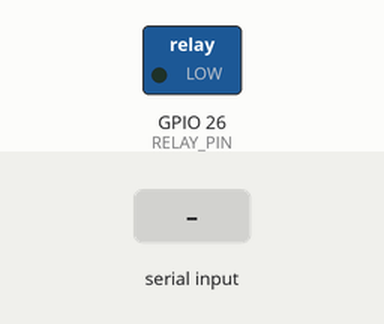
Recording of a sketch running on a simulated ESP32. Parts: switched loads named in the sketch (green lamp = pin HIGH). Dashed ring = blinking. The test bench sets the inputs (shaded band). What the sketch prints to the serial monitor is not drawn.

Above: at 2.2 s.
2.3 s: "b\n" received over Serial
At 2.7 s:
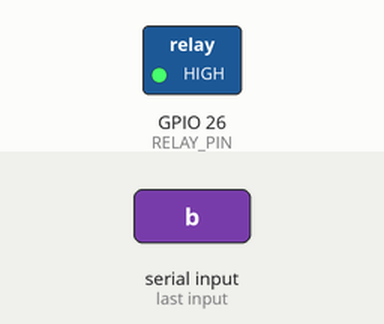
5.3 s: "1\n" received over Serial
8.3 s: "0\n" received over Serial
At 8.8 s:
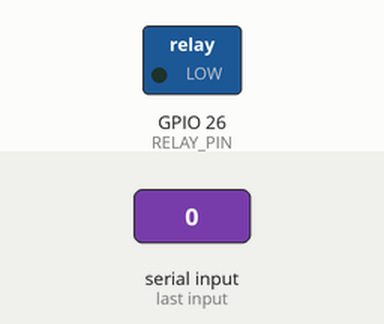
Timing chart, 0 to 11.3 s (numbered marks = the images above; inputs shaded):
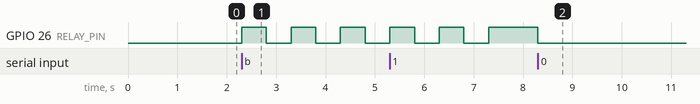

The sketch:

test_relay.ino
```cpp
/**
 * ============================================================
 * Relay Test — เปิด/ปิด Relay ผ่าน Serial Monitor (V2 Robust)
 * ============================================================
 *
 * Wiring:
 *   GPIO26 → Relay IN
 *   ESP32 5V → Relay VCC
 *   ESP32 GND → Relay GND
 *
 *   Relay COM ─── 5V (+)
 *   Relay NO  ─── Fan (+) / LED Strip
 *   Load GND  ─── GND
 *
 * Usage (Serial Monitor 115200):
 *   พิมพ์: 1, on    → Relay ON
 *          0, off   → Relay OFF
 *          t        → toggle
 *          b        → blink 5 times
 *          s        → status
 *
 * V2 changes: ใช้ char-by-char parser แทน readStringUntil
 *             แก้ปัญหา Line ending / Serial buffer ค้าง
 * ============================================================
 */

#define RELAY_PIN  26
#define ACTIVE_LOW false  // ของคุณเป็น Active HIGH

bool relayState = false;
String inputBuffer = "";

void setRelay(bool on) {
  relayState = on;
  digitalWrite(RELAY_PIN, ACTIVE_LOW ? (on ? LOW : HIGH) : (on ? HIGH : LOW));
  Serial.printf("[RELAY] → %s  (GPIO%d=%s)\n",
                on ? "ON  🟢" : "OFF 🔴",
                RELAY_PIN,
                digitalRead(RELAY_PIN) == HIGH ? "HIGH" : "LOW");
}

void blinkRelay(int n) {
  Serial.printf("[BLINK] x%d\n", n);
  for (int i = 0; i < n; i++) {
    setRelay(true);  delay(500);
    setRelay(false); delay(500);
  }
}

void showStatus() {
  Serial.printf("[STATUS] Relay = %s  (GPIO%d=%s)\n",
                relayState ? "ON 🟢" : "OFF 🔴",
                RELAY_PIN,
                digitalRead(RELAY_PIN) == HIGH ? "HIGH" : "LOW");
}

void showHelp() {
  Serial.println("\n┌─────────────────────────────────┐");
  Serial.println("│  Commands:                      │");
  Serial.println("│    1 / on   → Relay ON          │");
  Serial.println("│    0 / off  → Relay OFF         │");
  Serial.println("│    t        → toggle            │");
  Serial.println("│    b        → blink 5x          │");
  Serial.println("│    s        → status            │");
  Serial.println("│    h / ?    → help              │");
  Serial.println("└─────────────────────────────────┘\n");
}

void processCommand(String cmd) {
  cmd.trim();
  cmd.toLowerCase();
  if (cmd.length() == 0) return;

  Serial.printf("[CMD] '%s'\n", cmd.c_str());

  if      (cmd == "1" || cmd == "on")            setRelay(true);
  else if (cmd == "0" || cmd == "off")           setRelay(false);
  else if (cmd == "t")                           setRelay(!relayState);
  else if (cmd == "b")                           blinkRelay(5);
  else if (cmd == "s")                           showStatus();
  else if (cmd == "h" || cmd == "?" || cmd == "help") showHelp();
  else Serial.printf("[?] Unknown '%s' — type 'h' for help\n", cmd.c_str());
}

void setup() {
  Serial.begin(115200);
  delay(1000);

  pinMode(RELAY_PIN, OUTPUT);
  setRelay(false);

  Serial.println("\n[BOOT] Relay Test V2");
  Serial.printf("GPIO=%d  ActiveLOW=%s\n", RELAY_PIN, ACTIVE_LOW ? "true" : "false");
  showHelp();
  inputBuffer.reserve(64);
}

void loop() {
  // อ่าน Serial ทีละ char — ไม่ block
  while (Serial.available() > 0) {
    char c = Serial.read();

    if (c == '\n' || c == '\r') {
      if (inputBuffer.length() > 0) {
        processCommand(inputBuffer);
        inputBuffer = "";
      }
    } else if (c >= 32 && c <= 126) {  // printable ASCII only
      inputBuffer += c;
      if (inputBuffer.length() > 60) inputBuffer = "";  // safety
    }
  }

  // Heartbeat ทุก 5 วินาที — บอกว่ายังไม่ตาย
  static unsigned long lastBeat = 0;
  if (millis() - lastBeat > 5000) {
    lastBeat = millis();
    Serial.printf(".");  // จุดเล็กๆ ทุก 5 วิ
  }
}
```

Measured:
- after the input at 2.3 s, GPIO 26 (RELAY_PIN): alternates HIGH for 0.50 s and LOW for 0.50 s, starting at once
- after the input at 8.3 s, GPIO 26 (RELAY_PIN): HIGH → LOW at once
